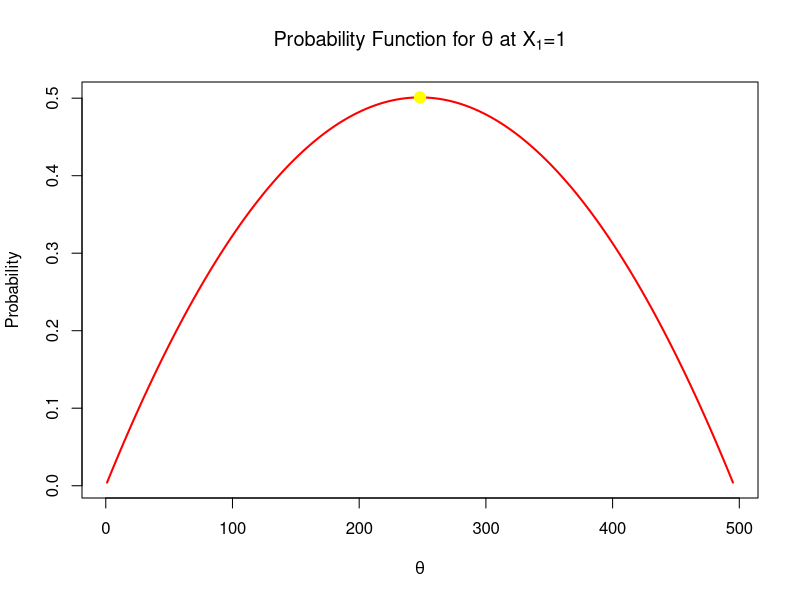
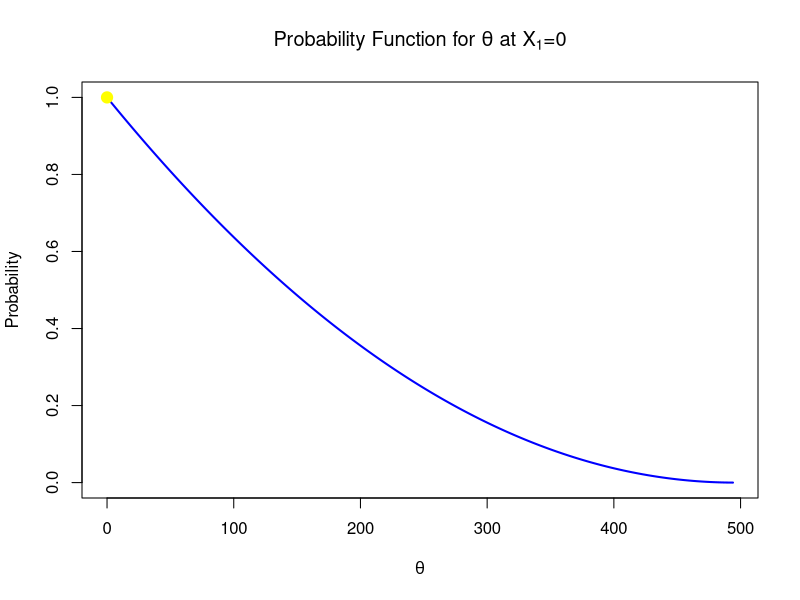

Source code (R) for these figures, in order:
## ---- chunk 1
knitr::opts_chunk$set(echo = TRUE)
## ---- chunk 2

#Case 1: Observing 1 dirty packet
N_1 <- 496
n_1 <- 2
x_1 <- 1

#the possible theta values 
possible_theta <- 1:495

#Calculating the hypergeometric probability
probability <- dhyper(x_1, possible_theta, N_1-possible_theta, n_1)


#finding the max values for theta and the max probability
theta_max <- possible_theta[which.max(probability)]
max_prob <-max(probability)

#Plotting the function
plot(
  possible_theta,
  probability,
  type="l", 
  col = "red", 
  lwd =2,
  xlab = expression(theta),
  ylab="Probability",
  main = expression(paste("Probability Function for ", theta, " at ", X[1], "=1")))

  #adding a point to indicate the Max
  points(theta_max, max_prob, col="yellow", pch=19, cex=1.5)
  
  #print results 
  print(paste("The maximum value for theta is:", theta_max))
  print(paste("The maximum Probability is:", max_prob))
  

## ---- chunk 3

#Case 2: Observing 0 dirty packet
N_1 <- 496
n_1 <- 2
x_1 <- 0

#the possible theta values 
possible_theta <- 0:494

#Calculating the hypergeometric probability
probability <- dhyper(x_1, possible_theta, N_1-possible_theta, n_1)

#finding the max values for theta and the max probability
theta_max <- possible_theta[which.max(probability)]
max_prob <-max(probability)

#Plotting the function
plot(
  possible_theta,
  probability,
  type="l", 
  col = "blue", 
  lwd =2,
  xlab = expression(theta),
  ylab="Probability",
  main = expression(paste("Probability Function for ", theta, " at ", X[1], "=0")))
  
  #adding a point to indicate the Max
  points(theta_max, max_prob, col="yellow", pch=19, cex=1.5)
  
  #print results 
  print(paste("The maximum value for theta is:", theta_max))
  print(paste("The maximum Probability is:", max_prob))
